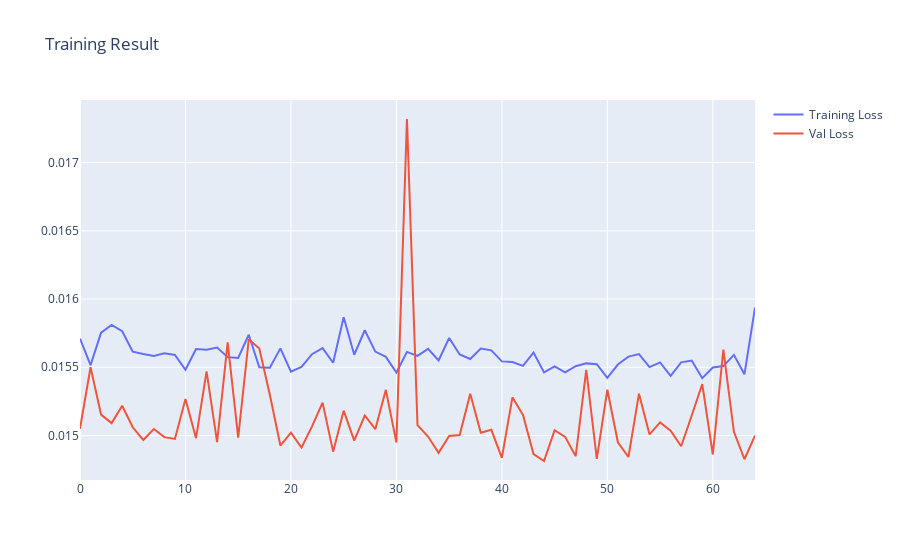

Notebook code for this chart:
### Code cell
def plot_loss(history, val_data):
    hist = pd.DataFrame(history.history)
    hist['epoch'] = history.epoch
    
    fig = go.Figure()
    
    fig.add_trace(go.Scatter(x=hist['epoch'],
                            y=hist['loss'],
                            name='Training Loss'),       
                         )
    if val_data == True:    
        fig.add_trace(go.Scatter(x=hist['epoch'],
                        y=hist['val_loss'],
                        name='Val Loss')
             )

    fig.update_layout(title='Training Result')
    fig.show()
    
plot_loss(history, val_data=True)
